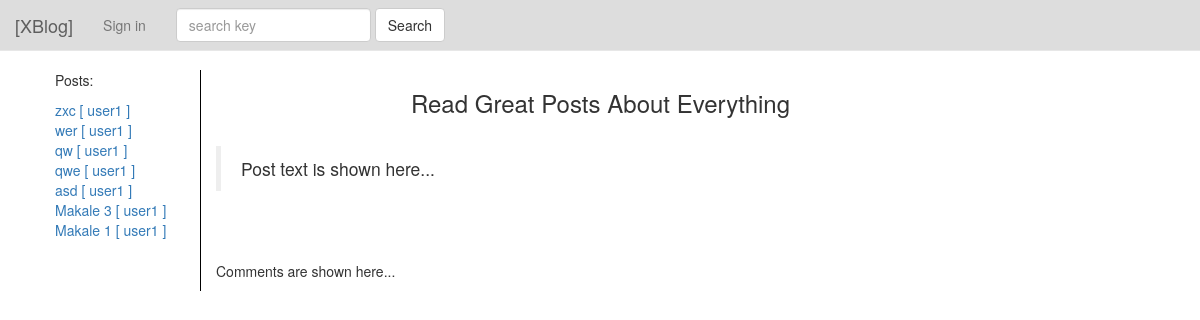
The page / on the database its author committed.
### tables this page shows
CREATE TABLE `post` (
  `id` int(11) NOT NULL,
  `blog_id` int(11) NOT NULL,
  `sort_order` int(11) NOT NULL DEFAULT '0',
  `tag` varchar(255) NOT NULL,
  `text` varchar(1000) NOT NULL,
  `post_time` timestamp NOT NULL DEFAULT CURRENT_TIMESTAMP
);

CREATE TABLE `blog` (
  `id` int(11) NOT NULL,
  `username` varchar(255) NOT NULL,
  `mail` varchar(255) NOT NULL,
  `password` varchar(255) NOT NULL
);

### index.php (the view, shortened to what this page needs)
<?php
$signin = (isset($_SESSION['username']) ? true : false);
require_once 'config.php';
$result = $db->query("SELECT * FROM post ORDER BY post_time DESC");
?>
<!DOCTYPE html>
<html>
<head>
    <?php require_once 'head.php'; ?>
</head>
<body>
    <?php include_once 'header.php'; ?>
    <div class="container-fluid">
        <div class="row">
            <div class="col-xs-12 col-sm-12 col-md-2 col-lg-2" id="post-links">
                <ul>
                    <p id="asd">Posts:</p>
                    <?php
                        while ( $row = $result->fetch_assoc() ) {
                            $result_writer = $db->query("SELECT * FROM blog WHERE id=".$row['blog_id']);
                            if ($writer = $result_writer->fetch_assoc()) {
                                echo '<li><a href="'.$row["id"].'" class="post-link">'.$row["tag"]. ' [ '.$writer["username"].' ] '.'</a></li>';
                            }
                        }
                    ?>
                </ul>
            </div>
            <div class="col-xs-12 col-sm-12 col-md-8 col-lg-8" id="current-post">
                <h3 id="current-post-topic" class="text-center">Read Great Posts About Everything</h3><br>
                <blockquote id="current-post-text" cite="http://">
                    Post text is shown here...
                </blockquote><br>
                <p id="current-post-author" class="text-muted"><i></i></p><br>
                <div class="" id="current-post-comments"><p>Comments are shown here...</p></div>
            </div>
        </div>
    </div>
</body>
</html>

### head.php (shortened to what this page needs)
<link rel="stylesheet" href="https://maxcdn.bootstrapcdn.com/bootstrap/3.3.7/css/bootstrap.min.css">
<link rel="stylesheet" href="//code.jquery.com/ui/1.12.1/themes/smoothness/jquery-ui.css">
<link rel="stylesheet" href="css/style.css">

### header.php (shortened to what this page needs)
<nav class="navbar navbar-default navbar-fixed-top">
<div class="container-fluid" style="background:#ddd;">
<div class="navbar-header">
  <a class="navbar-brand" href="http://localhost/blog/index.php">[XBlog]</a>
</div>
<div class="collapse navbar-collapse" id="bs-example-navbar-collapse-1">
  <ul class="nav navbar-nav">
    <li><a href="#" id="sign-in-out"><?php global $signin; echo ($signin == true) ? 'Sign out' : 'Sign in'; ?></a></li>
  </ul>
  <form class="navbar-form navbar-left" id="searchForm" method="post" action="search.php">
    <div class="form-group">
      <input type="text" class="form-control" placeholder="search key" id="searchText" name="searchText">
    </div>
    <button type="submit" class="btn btn-default" id="doSearch">Search</button>
  </form>
</div>
</div>
</nav>

### css/style.css (style rules this page uses)
.navbar { z-index: 3; }
body { padding-top: 70px; min-height: 1000px; }
li { list-style-type: none; }
#post-edit, #current-post { border-left: 1px solid #000; }

### rows shown on the page
post: tag "zxc", blog.username "user1"
post: tag "wer", blog.username "user1"
post: tag "qw", blog.username "user1"
post: tag "qwe", blog.username "user1"
post: tag "asd", blog.username "user1"
post: tag "Makale 3", blog.username "user1"
post: tag "Makale 1", blog.username "user1"
